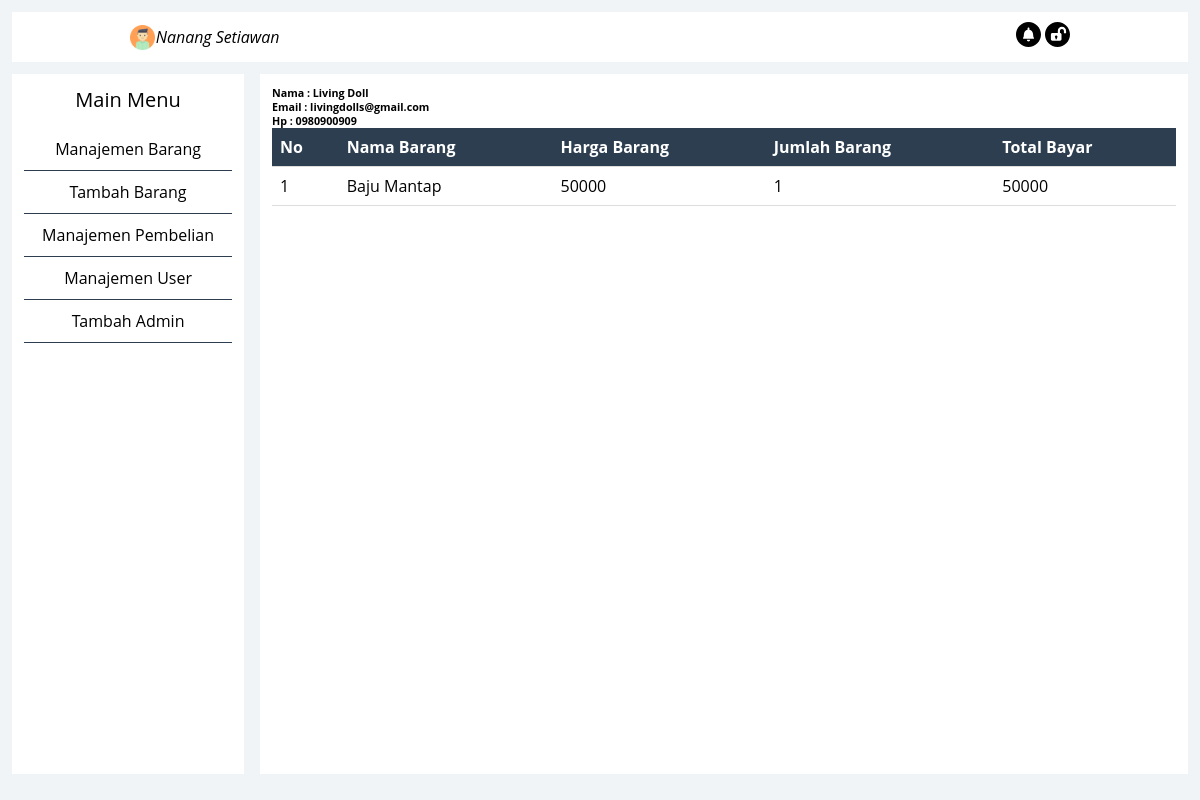
Screenshot of /admin/detail_beli.php?id=27 (signed in) with the database file from the repository.
### tables this page shows
CREATE TABLE `pembelian` (
  `id_pembelian` int(11) NOT NULL,
  `id_user` int(11) NOT NULL,
  `tanggal` date NOT NULL,
  `resi` varchar(50) DEFAULT NULL,
  `total` int(11) NOT NULL,
  `status_pembelian` varchar(50) NOT NULL DEFAULT 'pending',
  `alamat` text NOT NULL
);

CREATE TABLE `tb_users` (
  `id_user` int(11) NOT NULL,
  `email_user` varchar(50) NOT NULL,
  `pass_user` varchar(50) NOT NULL,
  `nama_user` varchar(50) NOT NULL,
  `hp_user` varchar(25) NOT NULL
);

CREATE TABLE `detail_pembelian` (
  `id_detail` int(11) NOT NULL,
  `id_pembelian` int(11) NOT NULL,
  `id_barang` int(11) NOT NULL,
  `total` int(11) NOT NULL,
  `nama` varchar(50) NOT NULL,
  `harga` int(11) NOT NULL,
  `total_harga` int(11) NOT NULL
);

CREATE TABLE `barang` (
  `id_barang` int(11) NOT NULL,
  `nama` varchar(20) NOT NULL,
  `keterangan` longtext NOT NULL,
  `harga` int(11) NOT NULL,
  `stok` int(11) NOT NULL,
  `foto` text NOT NULL
);

### admin/detail_beli.php (the view, shortened to what this page needs)
<?php
    include 'db.php';
    $id = $_GET['id'];
    $sql = $konek->query("SELECT * FROM pembelian pl JOIN tb_users us USING(id_user) WHERE pl.id_pembelian = $id");
    $sql2 = $konek->query("SELECT * FROM detail_pembelian dp JOIN barang br USING(id_barang) WHERE dp.id_pembelian = $id");
?>
<!DOCTYPE html>
<html lang="en">
<head>
    <link rel="stylesheet" href="main.css">
</head>
<body>
    <div class="nave">
        <div class="naves">
            <div class="owner">
                <img src="../img/avatar1.png" width="25px" height="25px" alt="">
                <i><?= $_SESSION['idnama']; ?> </i>
            </div>
            <div class="icons">
                <i><img src="../img/notification.svg" width="25px" height="25px" alt=""></i>
                <a href="logout.php" title="Logout"><i><img src="../img/icons/unlock.svg" width="25px" height="25px" alt=""></i></a>
            </div>
        </div>
    </div>
    <div class="maine">
        <div class="menus">
        <h1>Main Menu</h1>
            <ul>
                <li class="mn"><a href="index.php?halaman=barang">Manajemen Barang</a></li>
                <li class="mn"><a href="index.php?halaman=addbarang">Tambah Barang</a></li>
                <li class="mn"><a href="index.php?halaman=pembelian">Manajemen Pembelian</a></li>
                <li class="mn"><a href="index.php?halaman=user">Manajemen User</a></li>
                <li class="mn"><a href="index.php?halaman=adminadd">Tambah Admin</a></li>
            </ul>
        </div>
        <div class="utama">
            <?php while($user = $sql->fetch_assoc()) : ?>
            <h6>Nama : <?= $user['nama_user']; ?></h6>
            <h6>Email : <?= $user['email_user']; ?></h6>
            <h6>Hp : <?= $user['hp_user']; ?></h6>
    <?php endwhile; ?>
            <table class="table table-bordered">
                <thead>
                  <tr class="table-active">
                    <th scope="col">No</th>
                    <th scope="col">Nama Barang</th>
                    <th scope="col">Harga Barang</th>
                    <th scope="col">Jumlah Barang</th>
                    <th scope="col">Total Bayar</th>
                  </tr>
                </thead>
                <?php $no = 1; while($result = $sql2->fetch_assoc()) : ?>
                    <tr>
                        <td><?= $no++; ?></td>
                        <td><?= $result['nama']; ?></td>
                        <td><?= $result['harga']; ?></td>
                        <td><?= $result['total']; ?></td>
                        <td><?= $result['harga'] * $result['total']; ?></td>
                    </tr>
    <?php endwhile; ?>
            </table>
</div>
</body>
</html>

### admin/main.css (style rules this page uses)
* { margin: 0; padding: 0; font-family: 'Open Sans', sans-serif; }
body { background-color: #F0F4F7 !important; }
.maine { display: flex; width: 100%; padding: 1%; box-sizing: border-box; }
.menus { width: 20%; background-color: #fff; height: 700px; padding: 1%; box-sizing: border-box; margin-right: 8px; }
h1 { text-align: center; font-size: 20px !important; font-weight: normal; margin-bottom: 15px; }
li.mn { list-style: none; text-align: center; border-bottom: 1px solid #2c3e50; }
li.mn > a { padding: 10px; text-decoration: none; display: inline-block; color: black; }
.utama { background: #fff; height: 700px; padding: 1%; box-sizing: border-box; width: 80%; margin-left: 8px; }
.nave { margin: 1%; margin-bottom: 0; height: 50px; background-color: #fff; }
.naves { display: flex; justify-content: space-between; align-items: center; width: 80%; margin: 0 auto; }
.nave { display: flex; align-items: center; }
.owner { width: 150px; display: flex; align-items: center; justify-content: space-between; }
table { border-collapse: collapse; width: 100%; }
th { background-color: #2c3e50; color: #fff; }
th, td { padding: 8px; text-align: left; border-bottom: 1px solid #ddd; }

### rows the page displays
pembelian: id_user.nama_user "Living Doll", id_user.email_user "livingdolls@gmail.com", id_user.hp_user "0980900909"
detail_pembelian: id_barang.nama "Baju Mantap", id_barang.harga "50000", total "1", $result['harga']*$result['total'] "50000"

### other values shown
$_SESSION['idnama'] "Nanang Setiawan"
